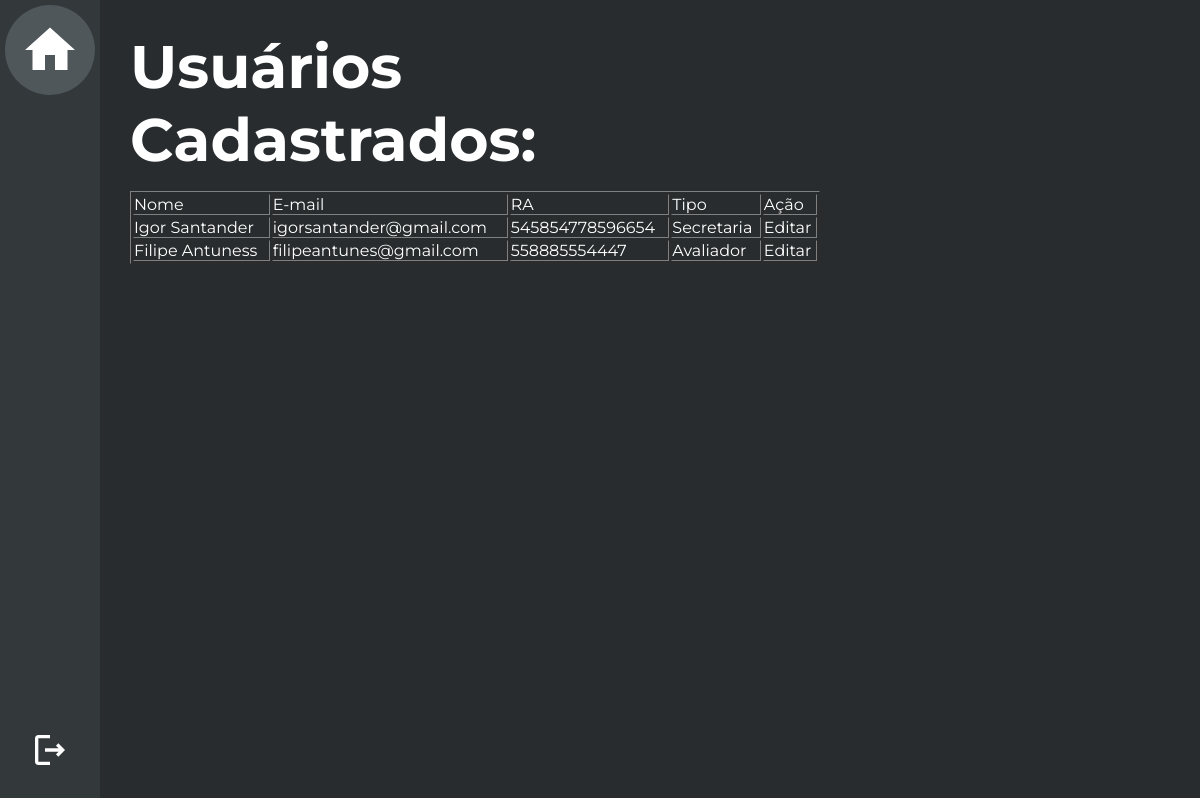
/Edição de usuário/Secretaria/Usuarios Cadastrados/UsuariosCadastrados.php?id=16 (signed in), run on an earlier commit of the app's database.
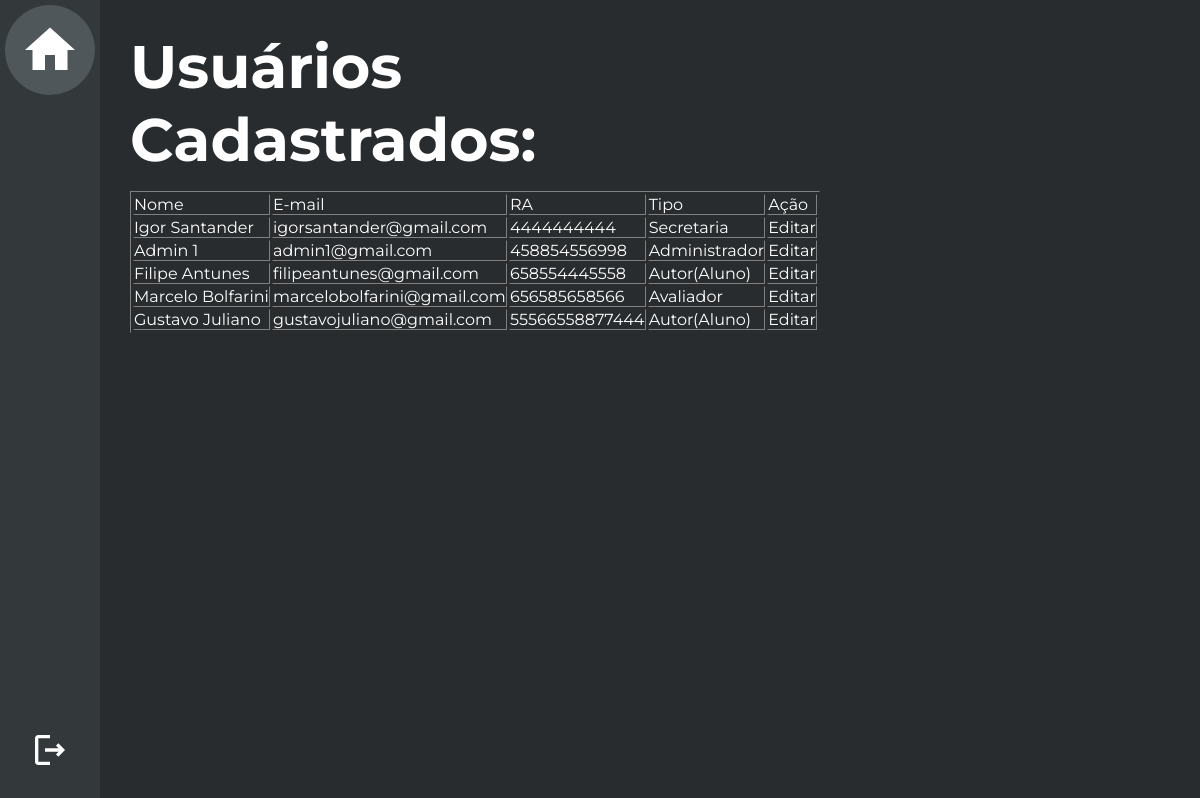
And on a later commit of the database.
### tables this page shows
CREATE TABLE `usuario` (
  `cod_usuario` smallint(4) NOT NULL,
  `nome` varchar(50) NOT NULL,
  `senha` varchar(32) NOT NULL,
  `cpf` varchar(50) NOT NULL DEFAULT '',
  `email` varchar(50) NOT NULL,
  `matricula` varchar(50) NOT NULL DEFAULT '',
  `tipo` int(11) NOT NULL DEFAULT 0,
  `curso` int(11) DEFAULT NULL,
  `datacadastro` date DEFAULT NULL
);

### Edição de usuário/Secretaria/Usuarios Cadastrados/UsuariosCadastrados.php (the view, shortened to what this page needs)
<?php
    include("../../../conexao.php");
    $id_usuario = intval($_GET['id']);
    $sql_code = "SELECT * FROM usuario";
    $sql_query = $mysqli->query($sql_code) or die($mysqli->error);
    $linha = $sql_query->fetch_assoc();
?>
<html>
    <head>
        <link rel="stylesheet" type="text/css" href="style-dados-pf.css"/>
    </head>
    <body>
        <aside>
            <div class="menu">
                <div class="menu-box home" id="home"><a href="javascript:history.back()">
                    <div class="home-img"> <img src="../../../Imagens/home-white-18dp.svg" height="60px"/> </div>
                </a></div>
                <div class="menu-box" id="logout"><a href="../../../logout.php">
                    <img src="../../../Imagens/logout-white-18dp.svg" height="40px"/>
                </a></div>
            </div>
        </aside>
        <main>
            <div class="principal">
                <div class="filler"></div>
                <div class="container">
                    <h1>Usuários Cadastrados:</h1>
                    <table border=1 cellpadding=10>
                        <tr class=titulo>
                            <td>Nome</td>
                            <td>E-mail</td>
                            <td>RA</td>
                            <td>Tipo</td>
                            <td>Ação</td>
                        </tr>
                        <?php
                            do{
                        ?>
                        <tr>
                            <td><?php echo $linha['nome']; ?></td>
                            <td><?php echo $linha['email']; ?></td>
                            <td><?php echo $linha['matricula']; ?></td>
                            <td><?php
                                     if($linha['tipo']==1){
                                         echo "Administrador";
                                     }
                                     else if($linha['tipo']==2){
                                        echo "Autor(Aluno)";
                                    }
                                    else if($linha['tipo']==3){
                                        echo "Avaliador";
                                    }
                                    else if($linha['tipo']==4){
                                        echo "Secretaria";
                                    }
                                ?></td>
                            <td>
                                <a href="../index.php?usuario=<?php echo $linha['cod_usuario']; ?>&id=<?php echo $id_usuario; ?>">Editar</a>
                            </td>
                        </tr>
                        <?php } while($linha = $sql_query->fetch_assoc()); ?>
                    </table>
            </div>
        </main>
    </body>
</html>

### Edição de usuário/Secretaria/Usuarios Cadastrados/style-dados-pf.css (style rules this page uses)
* { font-family: 'Montserrat', sans-serif; box-sizing:border-box; margin: 0; padding: 0; color:white; text-decoration: none; }
main { display: flex }
.menu { position: absolute; display: flex; flex-direction: column; align-items: center; justify-content: space-between; width: 100px; height: 100vh; background-color: #33383B; }
.menu-box { font-weight: bold; display: flex; justify-content: center; align-items: center; width: 100%; height: 100px; padding: 30px; cursor: pointer; transition: all linear 0.3s; }
.home-img { display: flex; align-items: center; justify-content: center; background-color: #4F575B; height: 90px; width: 90px; border-radius: 45px; cursor: pointer; }
.principal { height: 100vh; flex: 1; display: flex; align-items: center; background-color: #282C2E; }
.filler { width: 100px; height: 100vh; }
.container { display: flex; flex-direction: column; padding:30px; height:100vh; width: 750px; }
.container h1 { font-size: 60px; margin-bottom: 15px; }

What changed in the data, as far as the page shows it:
removed usuario: nome "Filipe Antuness", email "filipeantunes@gmail.com", matricula "558885554447", shows "Avaliador"
changed usuario "Igor Santander": matricula "545854778596654" → "4444444444"
added usuario: nome "Admin 1", email "admin1@gmail.com", matricula "458854556998", shows "Administrador"
added usuario: nome "Filipe Antunes", email "filipeantunes@gmail.com", matricula "658554445558", shows "Autor(Aluno)"
added usuario: nome "Marcelo Bolfarini", email "marcelobolfarini@gmail.com", matricula "656585658566", shows "Avaliador"
added usuario: nome "Gustavo Juliano", email "gustavojuliano@gmail.com", matricula "55566558877444", shows "Autor(Aluno)"
